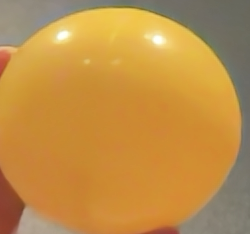
#> input picture labs/lab1/ball.png, 250 x 234 px, given in place of the camera
$ python hsvbox.py
#> lines starting #> are read from the running program, lines starting #| are printed output that depends on the picture; after the words box and inside, x2 and y2 are one past the last pixel; in counts of white or black regions, pixels touching at a corner belong together
#! /usr/bin/env python3
# https://docs.opencv.org/4.x/df/d9d/tutorial_py_colorspaces.html
# https://docs.opencv.org/4.x/d4/dc6/tutorial_py_template_matching.html
# https://docs.opencv.org/4.x/dd/d49/tutorial_py_contour_features.html

import cv2
import numpy as np

cap = cv2.VideoCapture(0)
while(1):
    _, frame = cap.read()
#> frame is the input picture: shape (234, 250, 3); mean B, G, R 70.8, 143.1, 191.9
    hsv = cv2.cvtColor(frame, cv2.COLOR_BGR2HSV)
#> hsv: shape (234, 250, 3); mean H, S, V 19.2, 151.5, 192
    r = 10
    lower_yellow = np.array([30-r, 100, 80])
    upper_yellow = np.array([30+r, 255, 255])
    mask = cv2.inRange(hsv, lower_yellow, upper_yellow)
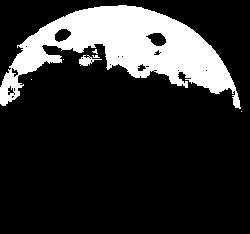
#> mask: shape (234, 250); 18.1% white; 7 white regions (5 under 20 px)
    numYellow = cv2.findContours(mask.copy(), cv2.RETR_EXTERNAL, cv2.CHAIN_APPROX_SIMPLE)[-2]
#> numYellow = 7 contours, 5 with area under 20; largest, box (x1, y1, x2, y2) and area: (0, 5, 241, 109) 10488, (79, 55, 102, 66) 86
    for area in numYellow:
        (x,y,w,h) = cv2.boundingRect(area)
        cv2.rectangle(frame,(x,y),(x+w, y+h),(0,0,255),2)
#> this loop made 7 passes
#> (x, y, w, h) on passes 1 to 7: (241, 111, 1, 1), (31, 79, 1, 1), (63, 59, 1, 1), (92, 55, 8, 3), (79, 55, 23, 11), (92, 49, 6, 5), (0, 5, 241, 104)
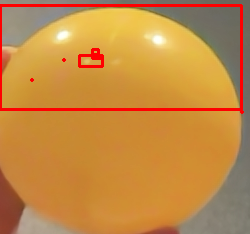
#> frame: shape (234, 250, 3); 3.88% of pixels changed, all inside (x1, y1, x2, y2) = (0, 4, 244, 114)
    res = cv2.bitwise_and(frame,frame, mask=mask)
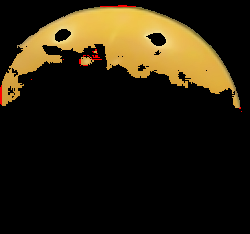
#> res: shape (234, 250, 3); mean B, G, R 13.8, 31.9, 40.4
    cv2.imshow('frame',frame)
    cv2.imshow('mask',mask)
    cv2.imshow('res',res)
    k = cv2.waitKey(5) & 0xFF
#> (key Esc is pressed here)
    if k == 27:
        break

cv2.destroyAllWindows()
